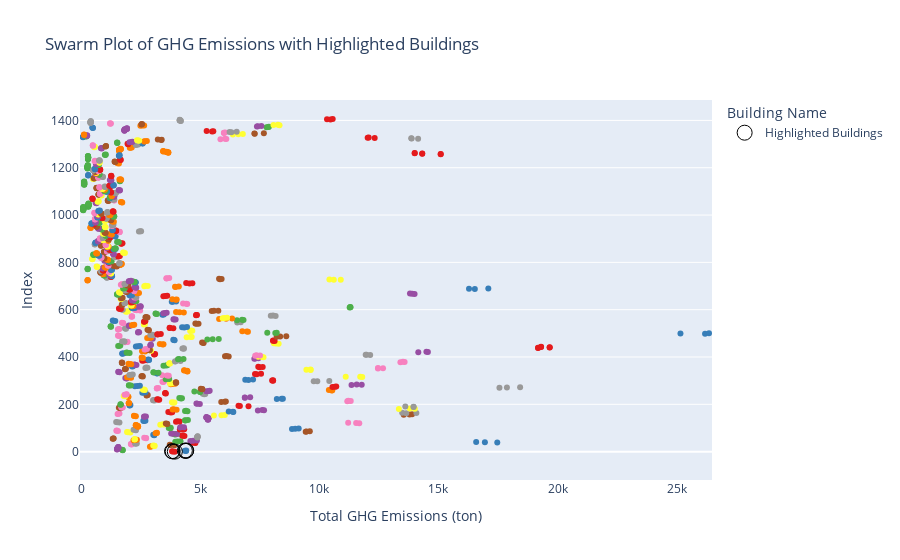

The cell this chart's notebook holds for it:
### Code cell
import pandas as pd
import plotly.graph_objs as go
import plotly.express as px
import plotly.io as pio

# Load the dataset
file_path = '/Users/wangzhuoyulucas/Library/Mobile Documents/com~apple~CloudDocs/ALLABOUTDSS/DSS5105/5105-Question2/merged_df1.csv'  # Replace with the correct file path
df = pd.read_csv(file_path)

# Create a swarm-like plot using Plotly without using building names on the y-axis
fig_swarm = px.strip(df, x='GHG_Total', y=df.index, title='Swarm Plot of GHG Emissions by Building',
                     labels={'GHG_Total': 'Total GHG Emissions (ton)', 'y': 'Index'},
                     hover_name='Building Name', color='Building Name',
                     color_discrete_sequence=px.colors.qualitative.Set1)

# Remove legends for all buildings
fig_swarm.for_each_trace(lambda trace: trace.update(showlegend=False) if trace.name != 'Highlighted Buildings' else None)

# Highlight specific building(s) with larger marker size
highlight_buildings = ['EQUINIX SG3 DATA CENTRE', 'BLK 20 ARC']
highlight_df = df[df['Building Name'].isin(highlight_buildings)]
fig_swarm.add_trace(go.Scatter(x=highlight_df['GHG_Total'], y=highlight_df.index,
                               mode='markers',
                               marker=dict(size=15, color='black', symbol='circle-open'),
                               name='Highlighted Buildings'))

fig_swarm.update_layout(title='Swarm Plot of GHG Emissions with Highlighted Buildings',
                        xaxis_title='Total GHG Emissions (ton)',
                        yaxis_title='Index')

# Show the plot
pio.show(fig_swarm)
